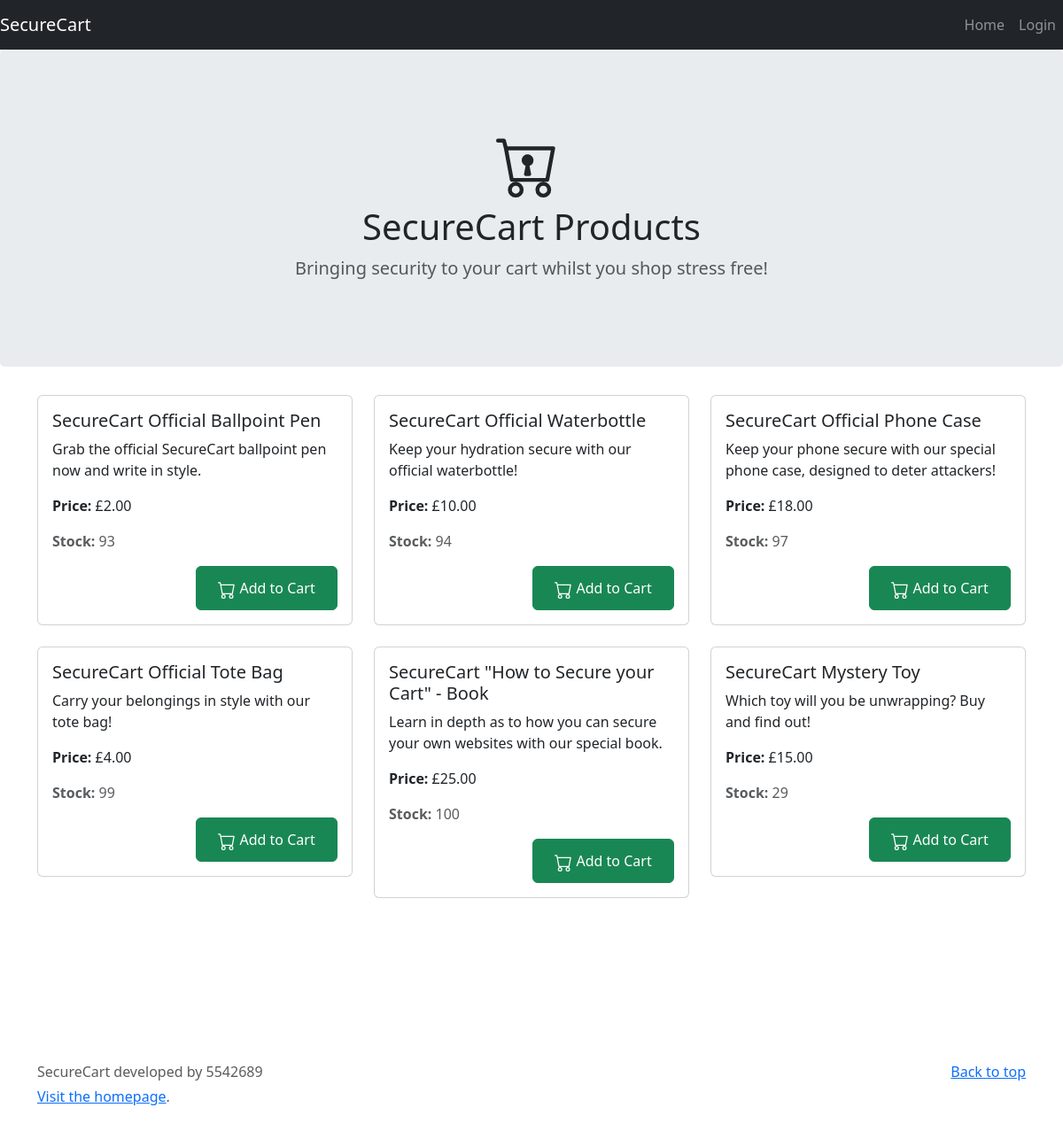
The page / on the database its author committed.
### models.py (models this page shows, shortened)
class Products(db.Model):
    id = db.Column(db.Integer, primary_key=True)
    productname = db.Column(db.String, nullable=False)
    description = db.Column(db.String, nullable=False)
    price = db.Column(db.Float, nullable=False)
    stock = db.Column(db.Integer, nullable=False, default=0)

### app.py (the view)
@app.route('/')
def home():
    products = Products.query.all()
    for product in products:
        product.price = f"{product.price:.2f}"
    return render_template('home.html', products=products)

### app.py (called while the page is built)
@app.after_request
def set_security_headers(response):
    response.headers['Content-Security-Policy'] = (
        "default-src 'self'; "
        "script-src 'self' https://cdn.jsdelivr.net https://stackpath.bootstrapcdn.com 'unsafe-inline'; "
        "style-src 'self' https://fonts.googleapis.com https://cdn.jsdelivr.net 'unsafe-inline'; "
        "font-src 'self' https://fonts.gstatic.com; "
        "img-src 'self' data:; "
        "object-src 'none'; "
        "frame-ancestors 'none'; "
        "base-uri 'self';"
    )
    response.headers['X-Frame-Options'] = 'DENY'
    return response

### templates/home.html (shortened to what this page needs)
{% extends 'base.html' %}
{% block body %}
    <main role="main">
      <section class="jumbotron text-center">
        <div class="container">
          <h1 class="jumbotron-heading">SecureCart Products</h1>
          <p class="lead text-muted">Bringing security to your cart whilst you shop stress free!</p>
        </div>
      </section>
      <div class="container">
        {% for i in range(0, products|length, 3) %}
        <div class="row mb-4">
          {% for product in products[i:i+3] %}
          <div class="col-sm-4">
              <div class="card">
                <div class="card-body">
                  <h5 class="card-title">{{ product.productname }}</h5>
                  <p class="card-text">{{ product.description }}</p>
                  <p class="card-text"><strong>Price:</strong> £{{ product.price}}</p>
                  <p class="card-text text-muted"><strong>Stock:</strong> {{ product.stock}}</p>
                  <div class="d-flex">
                    <button type="button" class="btn btn-success btn-work ml-auto" style="width: 10rem" onclick="addToCart('{{product.id}}')">
                       Add to Cart
                    </button>
                  </div>
                </div>
              </div>
          </div>
          {% endfor %}
        </div>
        {% endfor %}
      </div>
    </main>
{% endblock %}

### templates/base.html (shortened to what this page needs)
<!doctype html>
<html lang="en">
  <head>
    <link rel="stylesheet" href="https://cdn.jsdelivr.net/npm/bootstrap@4.0.0/dist/css/bootstrap.min.css">
    <link rel= "stylesheet" type= "text/css" href= "{{ url_for('static',filename='css/style.css') }}">
    <link href="https://cdn.jsdelivr.net/npm/bootstrap@5.3.0/dist/css/bootstrap.min.css" rel="stylesheet">
    <nav class="navbar navbar-expand-lg navbar-dark bg-dark ">
      <a class="navbar-brand" href="#">SecureCart</a>
      <ul class="navbar-nav ml-auto">
        <li class="nav-item">
          <a class="nav-link" href="/" >Home</a>
        </li>
        {% if 'user_id' in session %}
        <li class="nav-item">
          <a class="nav-link" href="/dashboard">Account</a>
        </li>
        <li class="nav-item">
          <a class="nav-link"  href="/view_cart">Cart <span id="cart-count" class="badge bg-secondary">0</span></a>
        </li>
        <li class="nav-item">
          <a class="nav-link" href="/logout">Logout</a>
        </li>
        {% else %}
          <li class="nav-item">
            <a class="nav-link" href="/login">Login</a>
          </li>
        {% endif %}
      </ul>
    </nav>
  </head>
  <body>
    {% block body %}{% endblock %}
    <footer class="text-muted mt-2">
      <div class="container">
        <p class="float-right">
          <a href="#">Back to top</a>
        </p>
        <p>SecureCart developed by 5542689</p>
        <p><a href="../../">Visit the homepage</a>.</p>
      </div>
    </footer>
  </body>
</html>

### static/css/style.css (style rules this page uses)
:root { --jumbotron-padding-y: 3rem; }
.jumbotron { padding-top: var(--jumbotron-padding-y); padding-bottom: var(--jumbotron-padding-y); margin-bottom: 10; }
@media (min-width: 768px) { .jumbotron { padding-top: calc(var(--jumbotron-padding-y) * 2); padding-bottom: calc(var(--jumbotron-padding-y) * 2); } }
.jumbotron p:last-child { margin-bottom: 0; }
.jumbotron-heading { font-weight: 300; }
.jumbotron .container { max-width: 40rem; }
footer { padding-top: 10rem; padding-bottom: 3rem; }
footer p { margin-bottom: .25rem; }
.btn { padding-left: 3rem; float: right; vertical-align: middle; }
.btn-work { width: 250px; height: 50px; margin: 3; padding: 0; vertical-align: middle; }

### rows shown on the page
Products: productname "SecureCart Official Ballpoint Pen", description "Grab the official SecureCart ballpoint pen now and write in style.", price "2.00", stock "93", {{ product.id }} 1 (drawn)
Products: productname "SecureCart Official Waterbottle", description "Keep your hydration secure with our official waterbottle!", price "10.00", stock "94"
Products: productname "SecureCart Official Phone Case", description "Keep your phone secure with our special phone case, designed to deter attackers!", price "18.00", stock "97"
Products: productname "SecureCart Official Tote Bag", description "Carry your belongings in style with our tote bag!", price "4.00", stock "99"
Products: productname "SecureCart \"How to Secure your Cart\" - Book", description "Learn in depth as to how you can secure your own websites with our special book.", price "25.00", stock "100"
Products: productname "SecureCart Mystery Toy", description "Which toy will you be unwrapping? Buy and find out!", price "15.00", stock "29"
